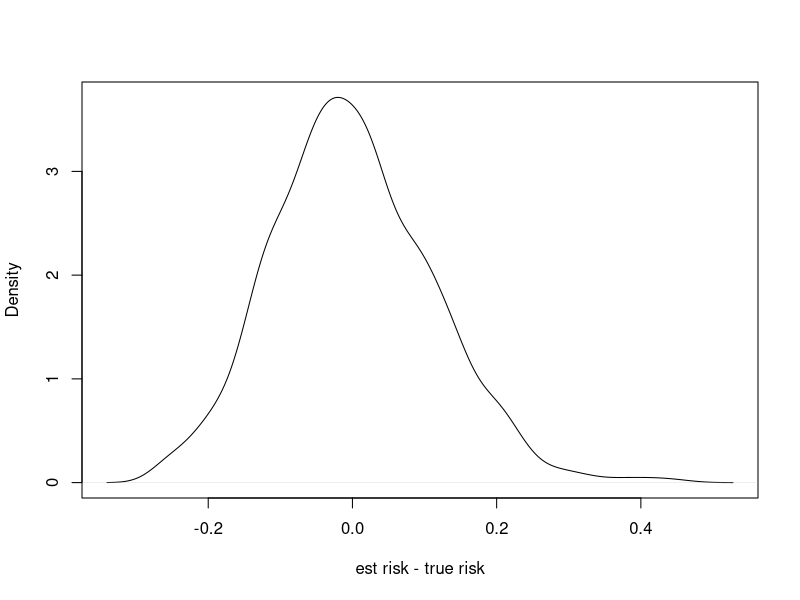
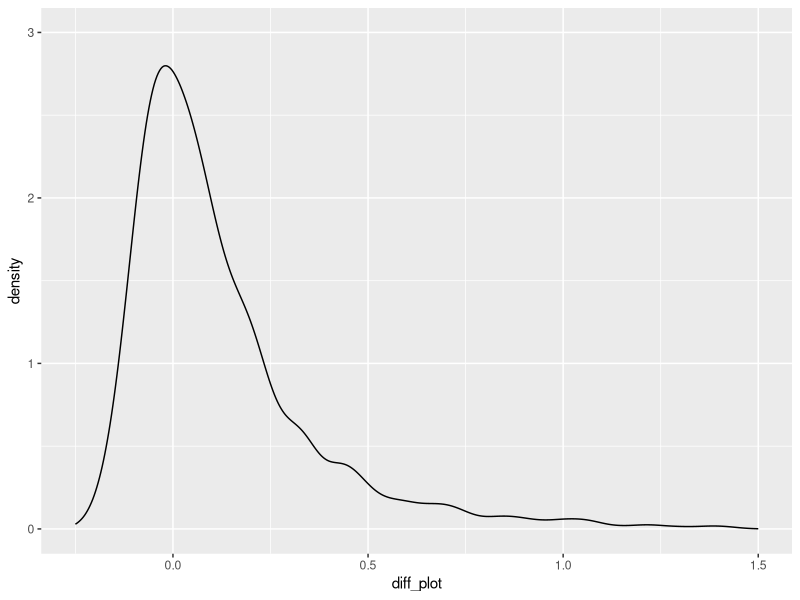

Generate these figures, in order, with R: (Note: a time limit stopped this script after it produced the figures.)
## ---- chunk 1
knitr::opts_chunk$set(echo = TRUE)
## ---- chunk 2
library(ggplot2)

toy_data <- function(n, seed = NULL) {
set.seed(seed)
x <- matrix(rnorm(8 * n), ncol = 8)
z <- 0.4 * x[,1] - 0.5 * x[,2] + 1.75 * x[,3] - 0.2 * x[,4] + x[,5]
y <- runif(n) > 1 / (1 + exp(-z))
return (data.frame(x = x, y = y))
}
log_loss <- function(y, p) {
-(y * log(p) + (1 - y) * log(1 - p)) }
## ---- chunk 3
df_dgp <- toy_data(100000, 0)
toy <-toy_data(50,0)
h <- glm(y~., data = toy, family= binomial)
predicted <- predict(h, newdata = df_dgp[,-9], type = "response")
gt <- as.numeric(df_dgp$y)
true_risk <- mean(log_loss(gt, predicted))

## ---- chunk 4
estimates <- c()
standard_errors <- c()
contains_true_risk <- 0
for (i in 1:1000) {
  seed <- i**2
  toy2 <- toy_data(50, seed)
  predicted <- predict(h, newdata = toy2[,-9], type = "response")
  gt <- as.numeric(toy2$y)
  losses <- log_loss(gt, predicted)
  estimates <- c(estimates, mean(losses))
  standard_error <- sd(losses)/sqrt(length(losses))
  standard_errors <- c(standard_errors, standard_error)
  contains_true_risk <- contains_true_risk + (abs(mean(losses)-true_risk) < 2*standard_error)
}

## ---- chunk 5
x <- estimates - true_risk
plot(density(x),main = "", xlab = "est risk - true risk")

## ---- chunk 6
print(paste0("Mean difference: ", mean(x)))
print(paste0("0.5-0.5 baseline true risk: ", mean(log_loss(gt,rep(0.5,1000)))))
print(paste0("Median standard error: ", median(standard_errors)))
print(paste0("Contain true risk: ", sum(contains_true_risk)/length(contains_true_risk)))
## ---- chunk 7
diff <- c()
for (i in 1:50) {
  seed1 <-i**2
  seed2 <-(i)**3
  toy1 <- toy_data(50,seed1)
  toy2 <- toy_data(50,seed2)
  h1 <- glm(y~., data = toy1, family= binomial)
  toy_combined <- rbind(toy1, toy2)
  h2 <- glm(y~., data = toy_combined, family= binomial)

  predicted1 <- predict(h1, newdata = df_dgp[,-9], type = "response")
  predicted2 <- predict(h2, newdata = df_dgp[,-9], type = "response")

  true_risk1 <- mean(log_loss(df_dgp$y, predicted1))
  true_risk2 <- mean(log_loss(df_dgp$y, predicted2))
  diff <- c(diff, true_risk1-true_risk2)
}
## ---- chunk 8
summary(diff)
## ---- chunk 9
set.seed(0)
diff <- c()
diff_plot <- c()
standard_errors <- c()
contains_true_risk <- 0

toy <- toy_data(100,0)
h0 <- glm(y~., data = toy, family= binomial)
predicted0 <- predict(h0, newdata = df_dgp[,-9], type = "response")
true_risk0 <- mean(log_loss(df_dgp$y, predicted0))
  
  
for (i in 1:1000) {
  set.seed(i ** 2)
  splited <- split(toy, sample(rep(1:2,25)))
  train <- splited$'1'
  test <- splited$'2'
  h <- glm(y~., data = train, family= binomial)
  predicted <- predict(h, newdata = test[,-9], type = "response")
  losses <- log_loss(test$y, predicted)
  estimate <- mean(losses)

  standard_error <- sd(losses)/sqrt(length(losses))
  standard_errors <- c(standard_errors, standard_error)
  contains_true_risk <- contains_true_risk + (abs(mean(losses)-true_risk0) < 2*standard_error)
  diff <- c(diff, estimate-true_risk0)
  diff_plot <- c(diff_plot, estimate - 0.5755)
}


## ---- chunk 10
ggplot(data.frame(diff_plot), aes(x=diff_plot)) + geom_density() + xlim(-0.25, 1.5) + ylim(0, 3)
## ---- chunk 11
print(paste0("True risk proxy: ", true_risk0))
print(paste0("Average difference between estimate and true risk: ", mean(diff_plot)))
print(paste0("Median standard errros: ", median(standard_errors)))
print(paste0("Contains true risk: ", contains_true_risk))
## ---- chunk 12
toy <-toy_data(100,0)
h0 <- glm(y~., data = toy, family= binomial)
predicted0 <- predict(h0, newdata = df_dgp[,-9], type = "response")
true_risk0 <- mean(log_loss(df_dgp$y, predicted0))

## ---- chunk 13
k_CV <- function(k, data){
  all_losses <- c()
  n<- nrow(data)
  indexes <- sample(1:n, n)
  estimates <- c()
  for(fold in 1:k) {
    curr_indexes <- indexes[((fold-1)*n/k+1):(fold*n/k)]
    train <- data[-curr_indexes,]
    test <- data[curr_indexes,]
    
    h <- glm(y~., data = train, family= binomial)
    predicted <- predict(h, newdata = test[,-9], type = "response")
    
    losses <- log_loss(test$y, predicted)
    all_losses <- c(all_losses, losses)
    estimate <- mean(losses)
    estimates <- c(estimates, estimate)
  }

  return(list(all_losses, estimates))
}
## ---- chunk 14
k_CV_special <- function(k, data){
  all_losses <- c()
  n<- nrow(data)
  indexes <- sample(1:n, n)
  estimates <- c()
  for(fold in 1:k) {
    taken <- ((fold-1)*n/k+1):(fold*n/k)
    curr_indexes <- indexes[((fold-1)*n/k+1):(fold*n/k)]
    train <- data[-curr_indexes,]
    test <- data[curr_indexes,]
    
    h <- glm(y~., data = train, family= binomial)
    predicted <- predict(h, newdata = test[,-9], type = "response")
    
    losses <- log_loss(test$y, predicted)
    all_losses <- c(all_losses, losses)
    estimate <- mean(losses)
    estimates <- c(estimates, estimate)
  }

  return(list(all_losses, estimates, indexes))
}
## ---- chunk 15
diff_2 <- c()
diff_4 <- c()
diff_10 <- c()
diff_100 <- c()
diff_2010 <- c()

standard_error_2 <- c()
standard_error_4 <- c()
standard_error_10 <- c()
standard_error_100 <- c()
standard_error_2010 <- c()

contains_true_risk_2 <- c()
contains_true_risk_4 <- c()
contains_true_risk_10 <- c()
contains_true_risk_100 <- c()
contains_true_risk_2010 <- c()
for (i in 1:500) {
  toy <-toy_data(100,i**2)
  h0 <- glm(y~., data = toy, family= binomial)
  predicted0 <- predict(h0, newdata = df_dgp[,-9], type = "response")
  true_risk0 <- mean(log_loss(df_dgp$y, predicted0))

  #2fold CV
  result_2 <- k_CV(2,toy)
  losses_2 <- result_2[[1]]
  estimate_2 <- mean(result_2[[2]])
  curr_error <- sd(losses_2)/sqrt(length(losses_2))
  standard_error_2 <- c(standard_error_2, curr_error)
  contains_true_risk_2 <- c(contains_true_risk_2, (abs(estimate_2-true_risk0) < 2*curr_error))
  diff_2 <- c(diff_2,estimate_2-true_risk0)

  #4fold CV
  result_4 <- k_CV(4,toy)
  losses_4 <- result_4[[1]]
  estimate_4 <- mean(result_4[[2]])
  curr_error <- sd(losses_4)/sqrt(length(losses_4))
  standard_error_4 <- c(standard_error_4,curr_error)
  contains_true_risk_4 <- c(contains_true_risk_4,(abs(estimate_4-true_risk0) < 2*curr_error))
  diff_4 <- c(diff_4,estimate_4-true_risk0)

  #10fold CV
  result_10 <- k_CV(10,toy)
  losses_10 <- result_10[[1]]
  estimate_10 <- mean(result_10[[2]])
  curr_error <- sd(losses_10)/sqrt(length(losses_10))
  standard_error_10 <- c(standard_error_10,curr_error)
  contains_true_risk_10 <- c(contains_true_risk_10,(abs(estimate_10-true_risk0) < 2*curr_error))
  diff_10 <- c(diff_10,estimate_10-true_risk0)

  #100fold CV
  result_100 <- k_CV(100,toy)
  losses_100 <- result_100[[1]]
  estimate_100 <- mean(result_100[[2]])
  curr_error <- sd(losses_100)/sqrt(length(losses_100))
  standard_error_100 <- c(standard_error_100,curr_error)
  contains_true_risk_100 <- c(contains_true_risk_100,(abs(estimate_100-true_risk0) < 2*curr_error))
  diff_100 <- c(diff_100,estimate_100-true_risk0)

  #20 times 10fold CV
  all_errors_2010 <- rep(0,100)
  for(i in 1:20){
    result_10_20 <- k_CV_special(10,toy)
    losses_10_20 <- result_10_20[[1]]
    taken <- result_10_20[[3]]
    all_errors_2010 <- all_errors_2010 + losses_10_20[order(taken)]

  }
  all_errors_2010 <- all_errors_2010/20
  estimate_10_20 <- mean(all_errors_2010)
  standard_error_10_20 <- sd(all_errors_2010)/sqrt(length(all_errors_2010))
  contains_true_risk_10_20 <- as.numeric((abs(estimate_10_20-true_risk0) < 2*standard_error_10_20))
  diff_10_20 <- estimate_10_20-true_risk0
  
  contains_true_risk_2010 <- c(contains_true_risk_2010, contains_true_risk_10_20)
  diff_2010 <- c(diff_2010,diff_10_20)
  standard_error_2010 <- c(standard_error_2010, standard_error_10_20)

}


## ---- chunk 16
print("2fold")
print(paste0("Mean difference: ", mean(diff_2)))
print(paste0("Median standard error: ", median(standard_error_2)))
print(paste0("Contain true risk: ", sum(contains_true_risk_2)/length(contains_true_risk_2)))
print("----------------------------------")
print("4fold")
print(paste0("Mean difference: ", mean(diff_4)))
print(paste0("Median standard error: ", median(standard_error_4)))
print(paste0("Contain true risk: ", sum(contains_true_risk_4)/length(contains_true_risk_4)))
print("----------------------------------")
print("10fold")
print(paste0("Mean difference: ", mean(diff_10)))
print(paste0("Median standard error: ", median(standard_error_10)))
print(paste0("Contain true risk: ", sum(contains_true_risk_10)/length(contains_true_risk_10)))
print("----------------------------------")
print("100fold")
print(paste0("Mean difference: ", mean(diff_100)))
print(paste0("Median standard error: ", median(standard_error_100)))
print(paste0("Contain true risk: ", sum(contains_true_risk_100)/length(contains_true_risk_100)))
print("----------------------------------")
print("10-20fold")
print(paste0("Mean difference: ", mean(diff_2010)))
print(paste0("Median standard error: ", median(standard_error_2010)))
print(paste0("Contain true risk: ", sum(contains_true_risk_2010)/length(contains_true_risk_2010)))
## ---- chunk 17
ggplot(data.frame(diff_2), aes(x=diff_2)) + geom_density() + xlim(c(-1,10))
## ---- chunk 18
ggplot(data.frame(diff_4), aes(x=diff_4)) + geom_density() + xlim(c(-1,10))

## ---- chunk 19
ggplot(data.frame(diff_10), aes(x=diff_10)) + geom_density()+ xlim(c(-1,10))

## ---- chunk 20
ggplot(data.frame(diff_2010), aes(x=diff_2010)) + geom_density() + xlim(c(-1,10))

## ---- chunk 21
ggplot(data.frame(diff_100), aes(x=diff_100)) + geom_density() + xlim(c(-1,10))

## ---- chunk 22
toy_data_different <- function(n, seed = NULL) {
set.seed(seed)
x <- matrix(rnorm(n), ncol = 1)
x2 <- 2*x
y <- runif(n) > 1 / (1 + exp(-x-x2))
return (data.frame(x = cbind(x,x2), y = y))
}
## ---- chunk 23
df_dgp <- toy_data_different(100000, 0)

diff_2 <- c()
diff_4 <- c()
diff_10 <- c()
diff_100 <- c()
diff_2010 <- c()

standard_error_2 <- c()
standard_error_4 <- c()
standard_error_10 <- c()
standard_error_100 <- c()
standard_error_2010 <- c()

contains_true_risk_2 <- c()
contains_true_risk_4 <- c()
contains_true_risk_10 <- c()
contains_true_risk_100 <- c()
contains_true_risk_2010 <- c()
for (i in 1:500) {
  toy <-toy_data_different(10,i**2)
  h0 <- glm(y~., data = toy, family= binomial)
  predicted0 <- predict(h0, newdata = df_dgp[,-9], type = "response")
  true_risk0 <- mean(log_loss(df_dgp$y, predicted0))

  #2fold CV
  result_2 <- k_CV(2,toy)
  losses_2 <- result_2[[1]]
  estimate_2 <- mean(result_2[[2]])
  curr_error <- sd(losses_2)/sqrt(length(losses_2))
  standard_error_2 <- c(standard_error_2, curr_error)
  contains_true_risk_2 <- c(contains_true_risk_2, (abs(estimate_2-true_risk0) < 2*curr_error))
  diff_2 <- c(diff_2,estimate_2-true_risk0)

  #4fold CV
  result_4 <- k_CV(4,toy)
  losses_4 <- result_4[[1]]
  estimate_4 <- mean(result_4[[2]])
  curr_error <- sd(losses_4)/sqrt(length(losses_4))
  standard_error_4 <- c(standard_error_4,curr_error)
  contains_true_risk_4 <- c(contains_true_risk_4,(abs(estimate_4-true_risk0) < 2*curr_error))
  diff_4 <- c(diff_4,estimate_4-true_risk0)

  #10fold CV
  result_10 <- k_CV(10,toy)
  losses_10 <- result_10[[1]]
  estimate_10 <- mean(result_10[[2]])
  curr_error <- sd(losses_10)/sqrt(length(losses_10))
  standard_error_10 <- c(standard_error_10,curr_error)
  contains_true_risk_10 <- c(contains_true_risk_10,(abs(estimate_10-true_risk0) < 2*curr_error))
  diff_10 <- c(diff_10,estimate_10-true_risk0)

  #100fold CV
  result_100 <- k_CV(100,toy)
  losses_100 <- result_100[[1]]
  estimate_100 <- mean(result_100[[2]])
  curr_error <- sd(losses_100)/sqrt(length(losses_100))
  standard_error_100 <- c(standard_error_100,curr_error)
  contains_true_risk_100 <- c(contains_true_risk_100,(abs(estimate_100-true_risk0) < 2*curr_error))
  diff_100 <- c(diff_100,estimate_100-true_risk0)

  #20 times 10fold CV
  all_errors_2010 <- rep(0,100)
  for(i in 1:20){
    result_10_20 <- k_CV_special(10,toy)
    losses_10_20 <- result_10_20[[1]]
    taken <- result_10_20[[3]]
    all_errors_2010 <- all_errors_2010 + losses_10_20[order(taken)]

  }
  all_errors_2010 <- all_errors_2010/20
  estimate_10_20 <- mean(all_errors_2010)
  standard_error_10_20 <- sd(all_errors_2010)/sqrt(length(all_errors_2010))
  contains_true_risk_10_20 <- as.numeric((abs(estimate_10_20-true_risk0) < 2*standard_error_10_20))
  diff_10_20 <- estimate_10_20-true_risk0

  contains_true_risk_2010 <- c(contains_true_risk_2010, contains_true_risk_10_20)
  diff_2010 <- c(diff_2010,diff_10_20)
  standard_error_2010 <- c(standard_error_2010, standard_error_10_20)

}
## ---- chunk 24
print("2fold")
print(paste0("Mean difference: ", mean(diff_2)))
print(paste0("Median standard error: ", median(standard_error_2)))
print(paste0("Contain true risk: ", sum(contains_true_risk_2)/length(contains_true_risk_2)))
print("----------------------------------")
print("4fold")
print(paste0("Mean difference: ", mean(diff_4)))
print(paste0("Median standard error: ", median(standard_error_4)))
print(paste0("Contain true risk: ", sum(contains_true_risk_4)/length(contains_true_risk_4)))
print("----------------------------------")
print("10fold")
print(paste0("Mean difference: ", mean(diff_10)))
print(paste0("Median standard error: ", median(standard_error_10)))
print(paste0("Contain true risk: ", sum(contains_true_risk_10)/length(contains_true_risk_10)))
print("----------------------------------")
print("100fold")
print(paste0("Mean difference: ", mean(diff_100)))
print(paste0("Median standard error: ", median(standard_error_100)))
print(paste0("Contain true risk: ", sum(contains_true_risk_100)/length(contains_true_risk_100)))
print("----------------------------------")
print("10-20fold")
print(paste0("Mean difference: ", mean(diff_2010)))
print(paste0("Median standard error: ", median(standard_error_2010)))
print(paste0("Contain true risk: ", sum(contains_true_risk_2010)/length(contains_true_risk_2010)))
